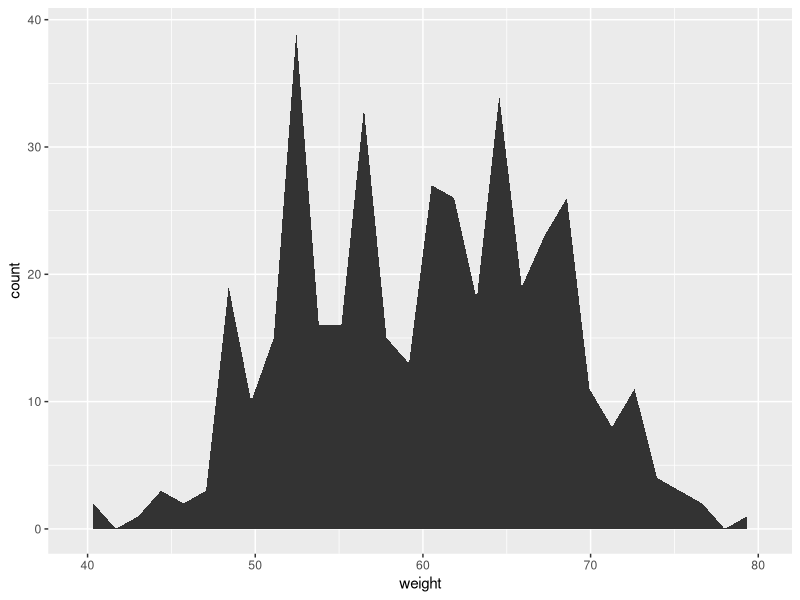
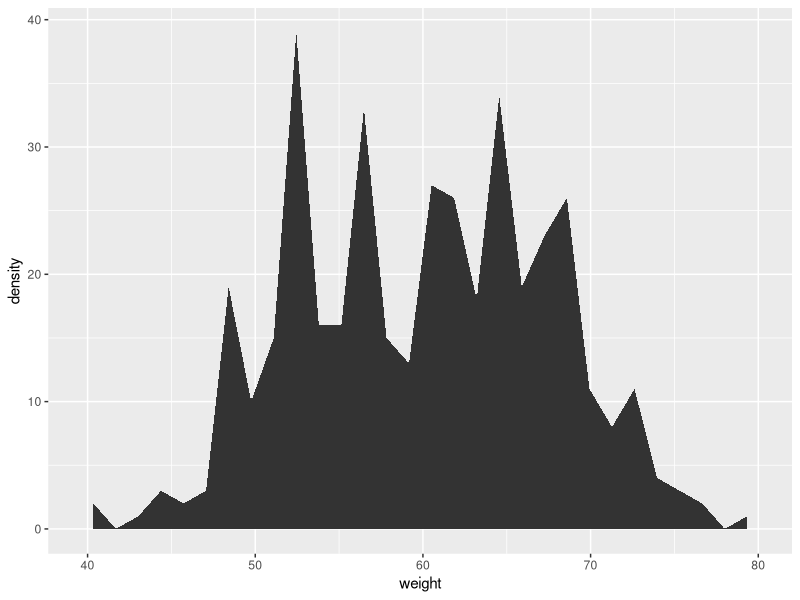
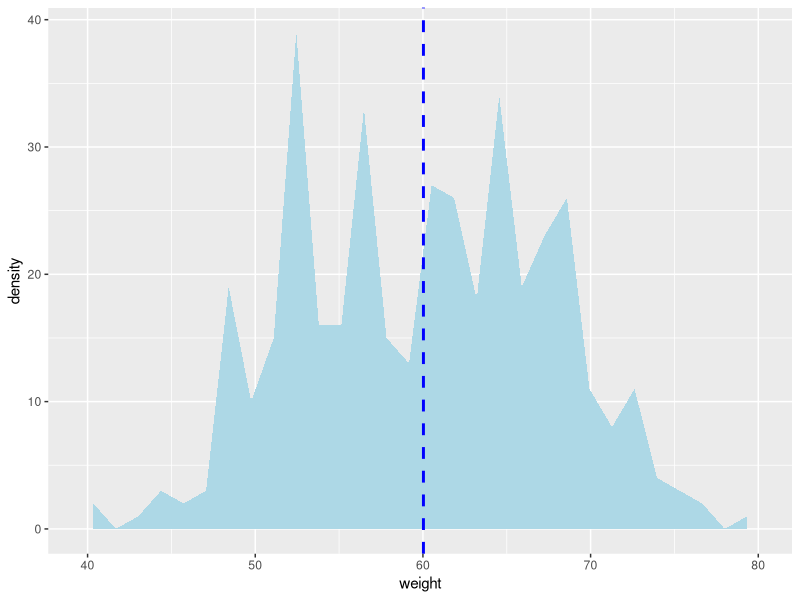

Write R code to recreate these figures, in order.
# Load ggplot
library(ggplot2)

# Dataset
set.seed(1234)
df <- data.frame(
  sex=factor(rep(c("F", "M"), each=200)),
  weight=round(c(rnorm(200, mean=55, sd=5),
                 rnorm(200, mean=65, sd=5)))
)
head(df)

# Plot 1
ggplot(df, aes(x=weight)) +
  geom_area(stat = "bin")

# Plot 2
ggplot(df, aes(x=weight)) +
  geom_area(stat = "bin") + 
  geom_area(aes(y = ..density..), stat = "bin")

# Plot 3
ggplot(df, aes(x=weight)) +
  geom_area(stat = "bin") + 
  geom_area(aes(y = ..density..), stat = "bin")+ 
  geom_area(stat = "bin", fill = "lightblue")+
  geom_vline(aes(xintercept=mean(weight)),
             color="blue", linetype="dashed", size=1)

